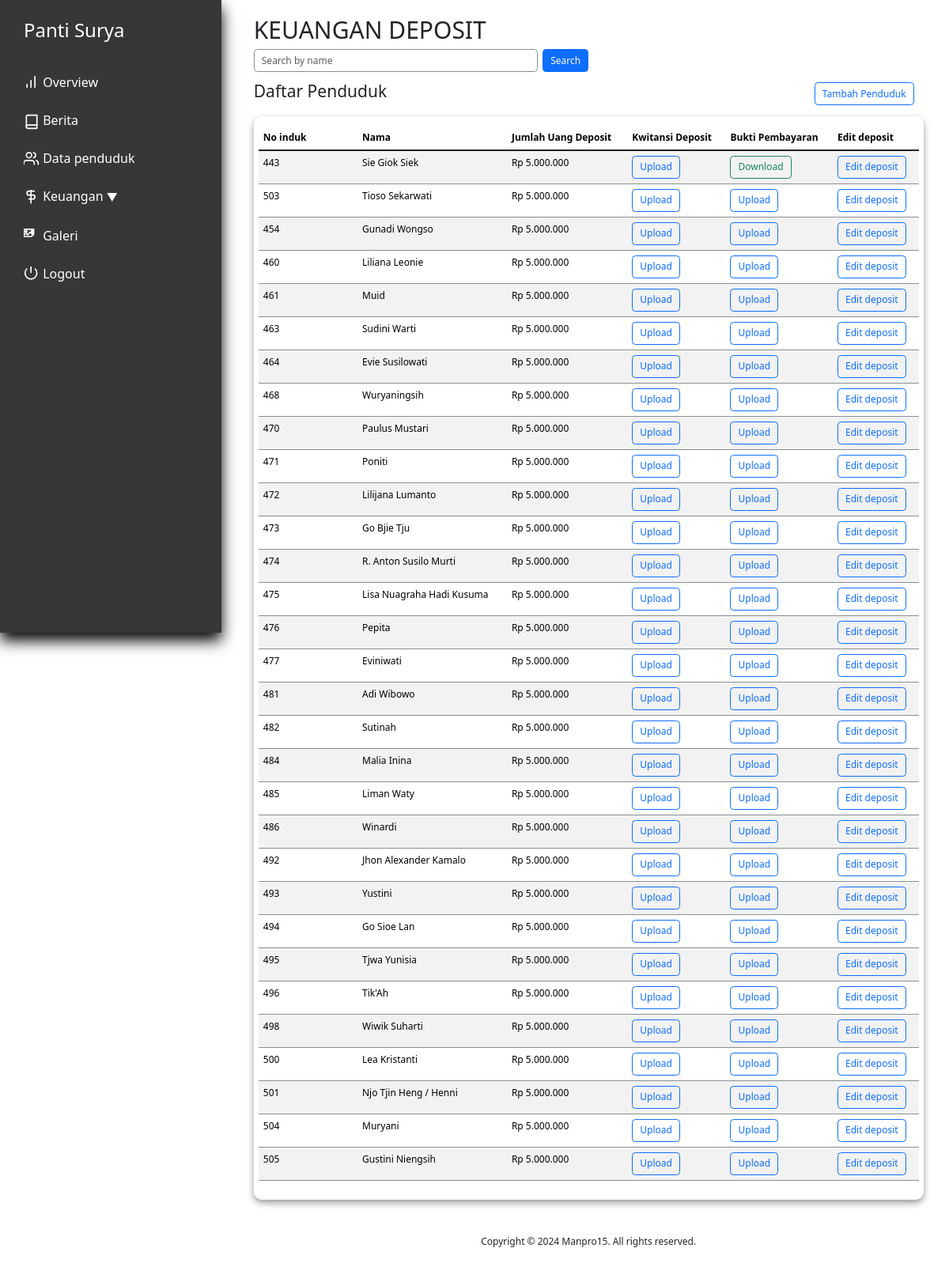
The page /keuangan_deposit.php (signed in) on the database its author committed.
### tables this page shows
CREATE TABLE `penduduk` (
  `id` int(11) NOT NULL,
  `nama` varchar(250) NOT NULL,
  `alamat` varchar(100) NOT NULL,
  `tanggal_masuk` date DEFAULT NULL,
  `keuangan_pondokkan` int(11) NOT NULL,
  `keuangan_tabungan` int(11) NOT NULL,
  `keuangan_obat` int(11) NOT NULL,
  `keuangan_total` int(11) NOT NULL,
  `profile_picture` varchar(100) NOT NULL,
  `KTP` varchar(100) DEFAULT NULL,
  `KK` varchar(100) DEFAULT NULL,
  `BPJS` varchar(100) DEFAULT NULL,
  `deposit` int(11) DEFAULT NULL,
  `status` tinyint(1) NOT NULL DEFAULT 0,
  `tempat_lahir` varchar(100) NOT NULL DEFAULT '',
  `agama` varchar(15) NOT NULL DEFAULT ' ',
  `tanggal_lahir` date DEFAULT NULL,
  `nomor_induk` int(11) NOT NULL DEFAULT 0,
  `kwitansi_path` varchar(300) DEFAULT NULL,
  `bukti_path` varchar(300) DEFAULT NULL
);

### utils.php (called while the page is built, shortened)
<?php
class myDB
{
    private $host = "localhost";
    private $username = "root";
    private $password = "";
    private $database = "pantisurya";
    private $db;
    function __construct()
    {
        if ($this->db == null) {
            try {
                $this->db = new PDO("mysql:host=$this->host;dbname=$this->database", $this->username, $this->password);
                $this->db->setAttribute(PDO::ATTR_ERRMODE, PDO::ERRMODE_EXCEPTION);
            } catch (PDOException $e) {
                echo "Connection failed: " . $e->getMessage();
            }
        }
    }
    function getAllPenduduk()
    {
        $query = "SELECT * FROM penduduk WHERE status=0";
        $res = $this->db->prepare($query);
        $res->execute();
        return $res;
    }
    function formatRupiah($number) {
        return 'Rp ' . number_format($number, 0, ',', '.');
    }
}

### keuangan_deposit.php (the view, shortened to what this page needs)
<?php
    require 'utils.php';
    $db = new myDB();
    $stmt_all_residents = $db->getAllPenduduk();
    $residents = $stmt_all_residents->fetchAll(PDO::FETCH_ASSOC);
?>
<!DOCTYPE html>
<html lang="en">
<head>
    <?php include "layout/stylejquerynbs5.php" ?>
    <link rel="stylesheet" href="layout/indexstyle.css">
    <link rel="stylesheet" href="layout/styledatasiswa.css">
</head>
<body>
<div class="app">
    <div class="dashboard">
        <?php include 'nav.php'?>
        <div class="main">
            <div class="pad">
                <h1>KEUANGAN DEPOSIT</h1>
                <div class="search-bar">
                    <form method="POST" class="d-flex">
                        <input type="text" name="search" placeholder="Search by name" id="search_by_name" class="form-control me-2">
                        <button type="submit" class="btn btn-primary">Search</button>
                    </form>
                </div>
                <div class="residents-table">
                        <div style="display:flex; justify-content:space-between">
                            <h3 style="padding: 1rem; padding-left: 0;">Daftar Penduduk</h3>
                            <div style="display:flex;align-items: center;padding: 1rem; ">
                                <a href="uploadDeposit.php" class="btn btn-outline-primary" type="button" id="tambahpenduduk">Tambah Penduduk</a>
                            </div>
                        </div>
                        <div class="content">
                            <table class="table table-hover table-striped" id="tabelPondokan">
                                <thead>
                                    <tr>
                                        <th width="15%">No induk</th>
                                        <th>Nama</th>
                                        <th>Jumlah Uang Deposit</th>
                                        <th>Kwitansi Deposit</th>
                                        <th>Bukti Pembayaran</th>
                                        <th>Edit deposit</th>
                                    </tr>
                                </thead>
                                <tbody class="table-group-divider" id="tabelPondokanBody">
                                    <?php foreach($residents as $resident): ?>
                                    <tr>
                                        <td><?php echo $resident['nomor_induk']; ?></td>
                                        <td><?php echo $resident['nama']; ?></td>
                                        <td><?php echo $db->formatRupiah($resident['deposit']); ?></td>
                                        <td>
                                            <?php if (!empty($resident['kwitansi_path'])): ?>
                                                <a href="deposit/<?php echo $resident['nama']; ?>/<?php echo $resident['kwitansi_path']; ?>" class="btn btn-outline-success" target="_blank">Download</a>
                                            <?php else: ?>
                                                <button class="btn btn-outline-primary" onclick="openUploadModal('<?php echo $resident['id']; ?>', true)">Upload</button>
                                            <?php endif; ?>
                                        </td>
                                        <td>
                                            <?php if ($resident['bukti_path']): ?>
                                                <a href="deposit/<?php echo $resident['nama']; ?>/<?php echo $resident['bukti_path']; ?>" class="btn btn-outline-success" target="_blank">Download</a>
                                            <?php else: ?>
                                                <button class="btn btn-outline-primary" onclick="openUploadModal('<?php echo $resident['id']; ?>', false)">Upload</button>
                                            <?php endif; ?>
                                        </td>
                                        <td>
                                            <button onclick="window.location.href='laporanDeposit.php?id=<?php echo $resident['id']; ?>'" class="btn btn-outline-primary">Edit deposit</button>
                                        </td>
                                    </tr>
                                    <?php endforeach; ?>
                                </tbody>
                            </table>
                        </div>
                    </div>
                    <?php include 'footer.php'?>
                </div>
            </div>
        </div>
    </div>
</body>
</html>

### layout/indexstyle.css (style rules this page uses)
:root { --side-nav-width: 280px; --bs-border-color: #8a8e91; font-family: 'Roboto', sans-serif; }
* { box-sizing: border-box; margin: 0; padding: 0; }
.pad { padding: 1.7rem; }
.dashboard { display: flex; flex-direction: row; gap: 1.7rem; }
.content { padding: 1rem 0.5rem; gap: 1rem; background-color: #363737; }
.main { flex: 1; min-height: 100vh; }
.content { display: flex; }
@media (max-width: 1366px) { html { font-size: 75%; } }

### layout/styledatasiswa.css (style rules this page uses)
.main { margin-right: 1rem; }
.d-flex { width: 50%; }
.main .content { border-radius: 10px; background-color: #ffff; box-shadow: 0px 4px 8px rgba(0, 0, 0, 0.4); margin-bottom: 20px; display: flex; flex-direction: column; align-items: center; }

### rows shown on the page
penduduk: nomor_induk "443", nama "Sie Giok Siek", deposit "Rp 5.000.000"
penduduk: nomor_induk "503", nama "Tioso Sekarwati", deposit "Rp 5.000.000"
penduduk: nomor_induk "454", nama "Gunadi Wongso", deposit "Rp 5.000.000"
penduduk: nomor_induk "460", nama "Liliana Leonie", deposit "Rp 5.000.000"
penduduk: nomor_induk "461", nama "Muid", deposit "Rp 5.000.000"
penduduk: nomor_induk "463", nama "Sudini Warti", deposit "Rp 5.000.000"
penduduk: nomor_induk "464", nama "Evie Susilowati", deposit "Rp 5.000.000"
penduduk: nomor_induk "468", nama "Wuryaningsih", deposit "Rp 5.000.000"
penduduk: nomor_induk "470", nama "Paulus Mustari", deposit "Rp 5.000.000"
penduduk: nomor_induk "471", nama "Poniti", deposit "Rp 5.000.000"
penduduk: nomor_induk "472", nama "Lilijana Lumanto", deposit "Rp 5.000.000"
penduduk: nomor_induk "473", nama "Go Bjie Tju", deposit "Rp 5.000.000"
penduduk: nomor_induk "474", nama "R. Anton Susilo Murti", deposit "Rp 5.000.000"
penduduk: nomor_induk "475", nama "Lisa Nuagraha Hadi Kusuma", deposit "Rp 5.000.000"
penduduk: nomor_induk "476", nama "Pepita", deposit "Rp 5.000.000"
penduduk: nomor_induk "477", nama "Eviniwati", deposit "Rp 5.000.000"
penduduk: nomor_induk "481", nama "Adi Wibowo", deposit "Rp 5.000.000"
penduduk: nomor_induk "482", nama "Sutinah", deposit "Rp 5.000.000"
penduduk: nomor_induk "484", nama "Malia Inina", deposit "Rp 5.000.000"
penduduk: nomor_induk "485", nama "Liman Waty", deposit "Rp 5.000.000"
penduduk: nomor_induk "486", nama "Winardi", deposit "Rp 5.000.000"
penduduk: nomor_induk "492", nama "Jhon Alexander Kamalo", deposit "Rp 5.000.000"
penduduk: nomor_induk "493", nama "Yustini", deposit "Rp 5.000.000"
penduduk: nomor_induk "494", nama "Go Sioe Lan", deposit "Rp 5.000.000"
penduduk: nomor_induk "495", nama "Tjwa Yunisia", deposit "Rp 5.000.000"
penduduk: nomor_induk "496", nama "Tik'Ah", deposit "Rp 5.000.000"
penduduk: nomor_induk "498", nama "Wiwik Suharti", deposit "Rp 5.000.000"
penduduk: nomor_induk "500", nama "Lea Kristanti", deposit "Rp 5.000.000"
penduduk: nomor_induk "501", nama "Njo Tjin Heng / Henni", deposit "Rp 5.000.000"
penduduk: nomor_induk "504", nama "Muryani", deposit "Rp 5.000.000"
penduduk: nomor_induk "505", nama "Gustini Niengsih", deposit "Rp 5.000.000"
